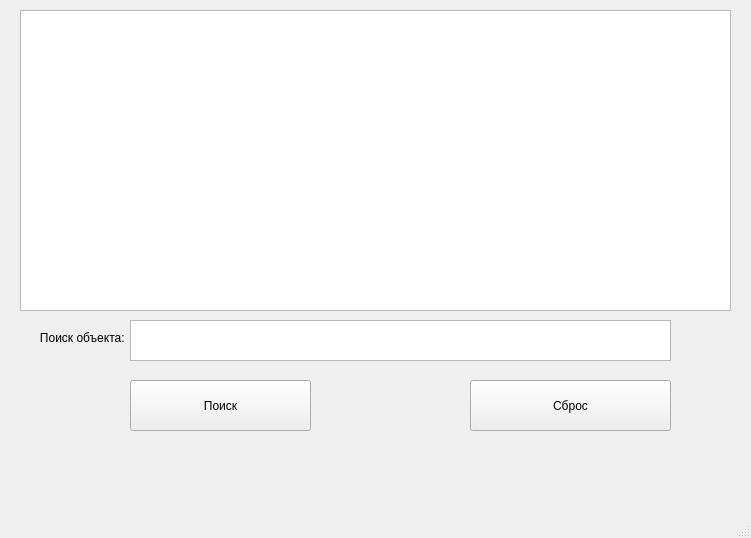
<?xml version="1.0" encoding="UTF-8"?>
<ui version="4.0">
 <class>MainWindow</class>
 <widget class="QMainWindow" name="MainWindow">
  <property name="geometry">
   <rect>
    <x>0</x>
    <y>0</y>
    <width>751</width>
    <height>538</height>
   </rect>
  </property>
  <property name="windowTitle">
   <string>MainWindow</string>
  </property>
  <widget class="QWidget" name="centralwidget">
   <widget class="QPushButton" name="POISK">
    <property name="geometry">
     <rect>
      <x>130</x>
      <y>380</y>
      <width>181</width>
      <height>51</height>
     </rect>
    </property>
    <property name="text">
     <string>Поиск</string>
    </property>
   </widget>
   <widget class="QTextEdit" name="MAP">
    <property name="geometry">
     <rect>
      <x>20</x>
      <y>10</y>
      <width>711</width>
      <height>301</height>
     </rect>
    </property>
   </widget>
   <widget class="QLabel" name="label">
    <property name="geometry">
     <rect>
      <x>20</x>
      <y>330</y>
      <width>111</width>
      <height>16</height>
     </rect>
    </property>
    <property name="text">
     <string>      Поиск объекта:</string>
    </property>
   </widget>
   <widget class="QTextBrowser" name="OKNOPOISKA">
    <property name="geometry">
     <rect>
      <x>130</x>
      <y>320</y>
      <width>541</width>
      <height>41</height>
     </rect>
    </property>
   </widget>
   <widget class="QPushButton" name="SBROS">
    <property name="geometry">
     <rect>
      <x>470</x>
      <y>380</y>
      <width>201</width>
      <height>51</height>
     </rect>
    </property>
    <property name="text">
     <string>Сброс</string>
    </property>
   </widget>
  </widget>
  <widget class="QMenuBar" name="menubar">
   <property name="geometry">
    <rect>
     <x>0</x>
     <y>0</y>
     <width>751</width>
     <height>21</height>
    </rect>
   </property>
  </widget>
  <widget class="QStatusBar" name="statusbar"/>
 </widget>
 <resources/>
 <connections/>
</ui>
